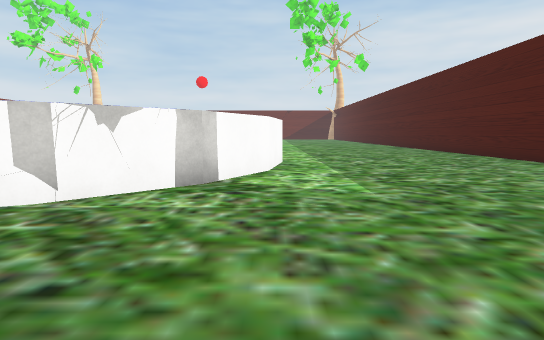
view 1 (above)

23 first-person views from a walk through a 3-D level made in the Unity game engine. The camera is 1.4 m above the floor, tilts 6° down and sees 75° across. The floor is counted in squares, 2 m on a side. Each view is taken from the middle of a square. On the plan, view 1 faces up. The plan holds only what a view shows up to about 11 squares ahead; the rest is blank. The place goes on beyond the plan. Some surface patterns are stand-ins.

view 2
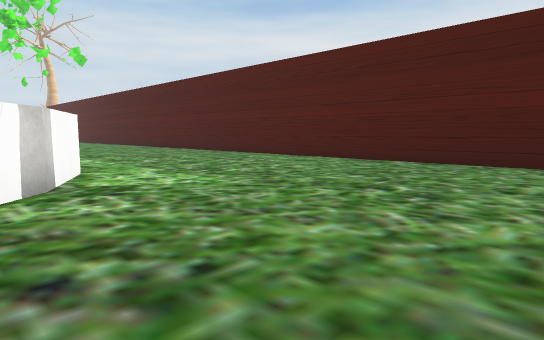

view 3
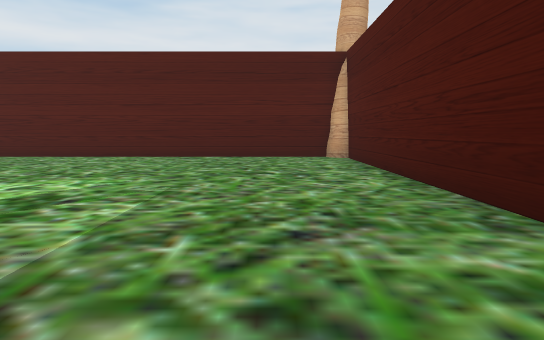

view 4
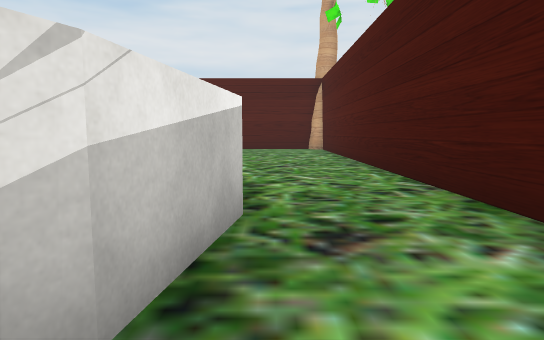

view 5
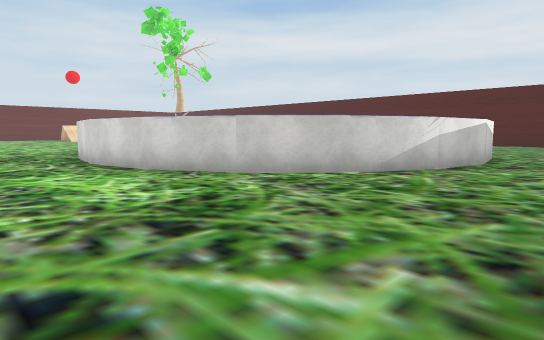

view 6
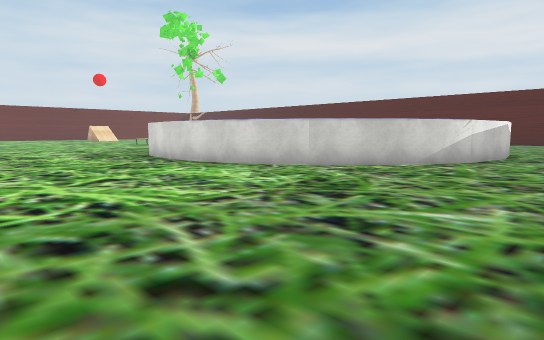

view 7
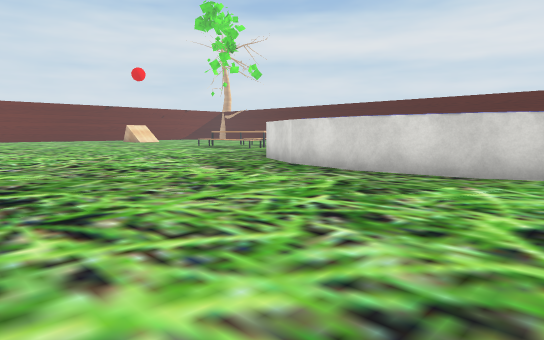

view 8
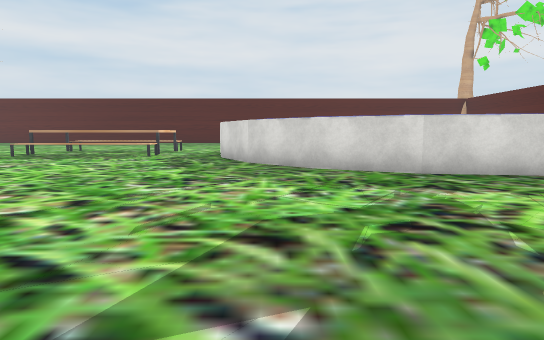

view 9
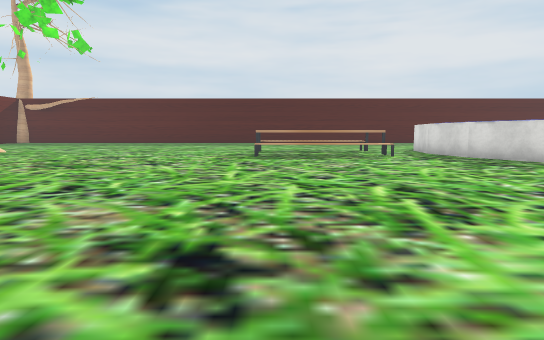

view 10
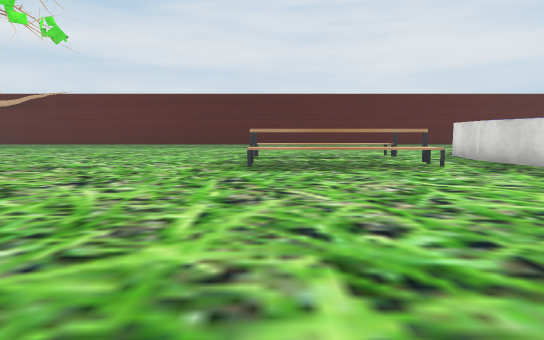

view 11
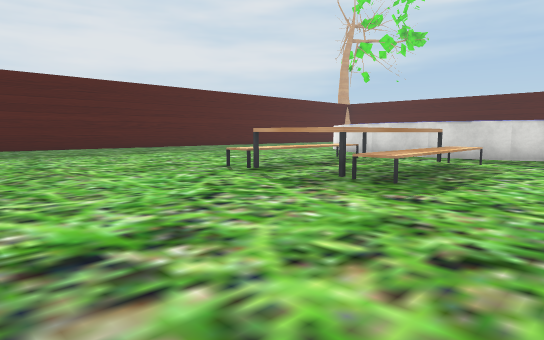

view 12
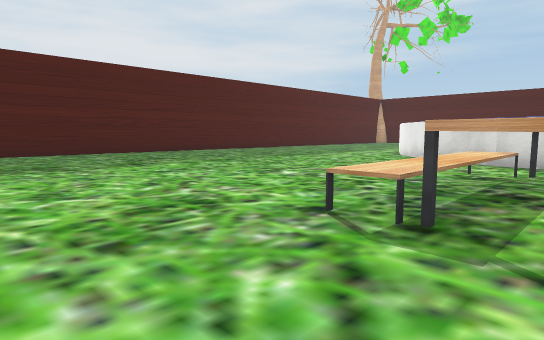

view 13
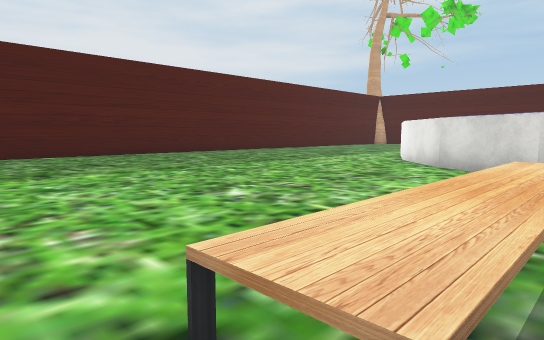

view 14
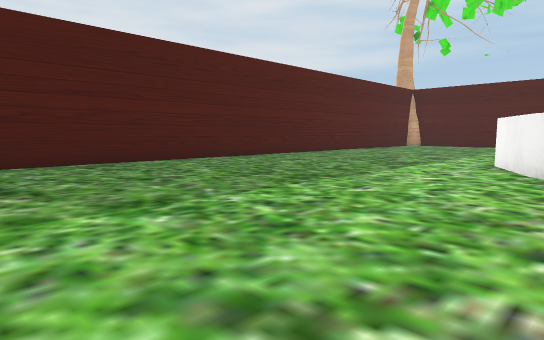

view 15
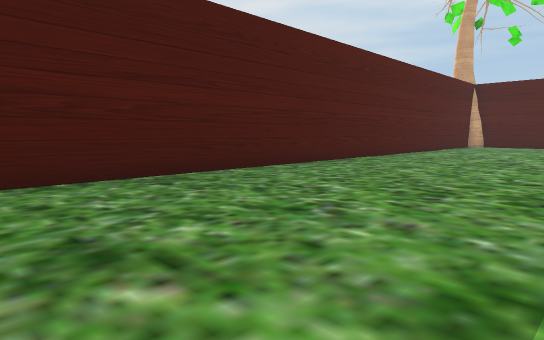

view 16
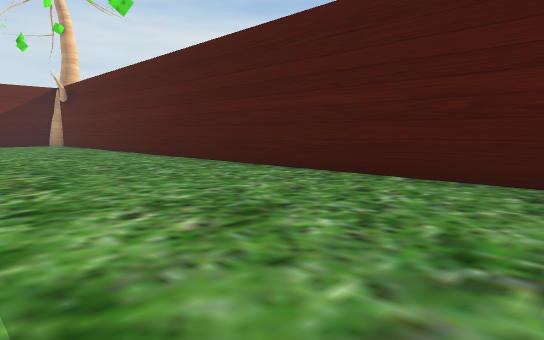

view 17
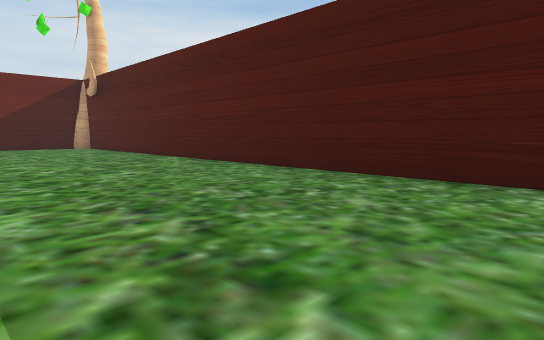

view 18
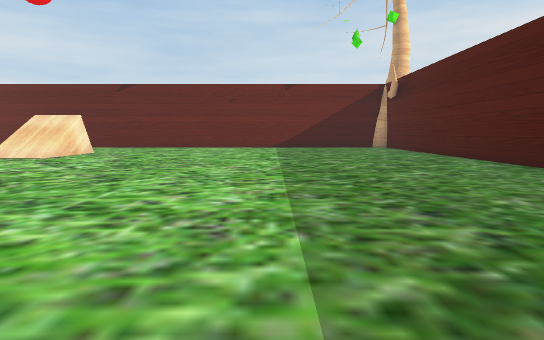

view 19
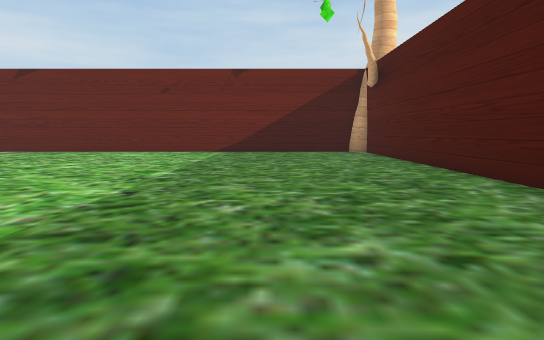

view 20
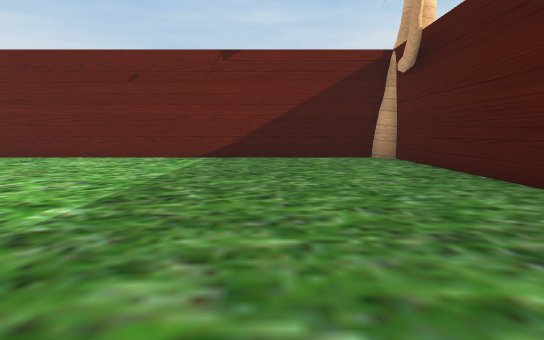

view 21
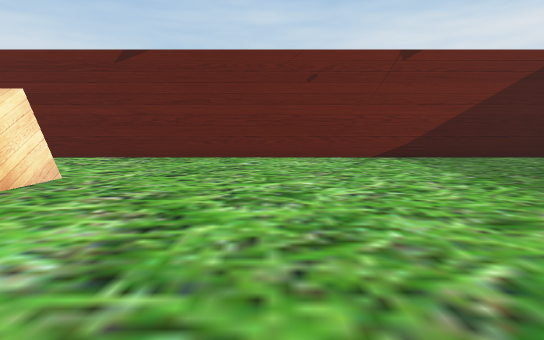

view 22
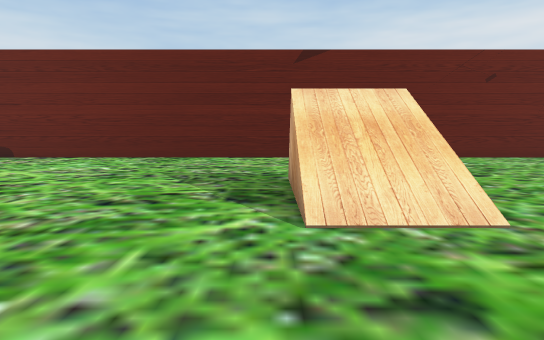

view 23
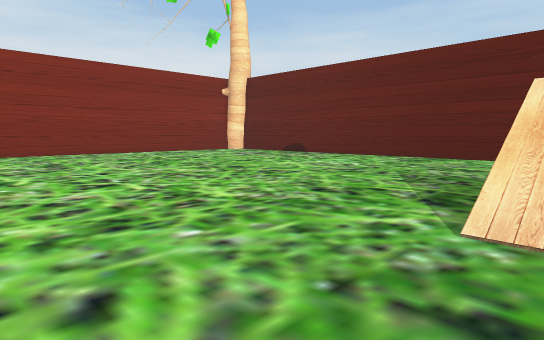

### Floor plan
Key: @ floor where view 1 was taken; # wall or solid block; . floor; / step, stairs or slope; = window, fence, low wall or low ledge.
Columns run from 19 left of view 1 to 7 right of it. Each row starts with its distance up from view 1.
 37     #######################
 36      .....................#
 35       ....................#
 34      .....................#
 33     ......................#
 32    ..........=............#
 31   .........../............#
 30 #............/............#
 29 #.........................#
 28    .......................#
 27          .................#
 26          .................#
 25        ...................#
 24       ....................#
 23     ......................#
 22    .......................#
 21   ........................#
 20  ...........###...........#
 19   ..........###...........#
 18    .........###...........#
 17    .........###...........#
 16    .......................#
 15   ........................#
 14   ........#######.........#
 13  ........##     ##........#
 12   ......##       ##.......#
 11   ......#         #.......#
 10   .....##         ##......#
  9  ......#           #......#
  8  ......#           #......#
  7  ......##         ##......#
  6  .......#         #.......#
  5  .......##       ##.......#
  4   .......##     ##........#
  3   ........#######.........#
  2   ........................#
  1   ........................#
  0   .......   .......@.....##
 -1              #############

Positions as (right, up) in squares from view 1, and headings:
1: (0, 0), facing up
2: (-2, 0), facing up-right
3: (-4, 2), facing right
4: (-9, 2), facing right
5: (-15, 0), facing up-right
6: (-17, 0), facing up-right
7: (-18, 5), facing up-right
8: (-18, 13), facing right
9: (-18, 20), facing right
10: (-15, 20), facing right
11: (-10, 25), facing down-right
12: (-6, 23), facing down-right
13: (-5, 21), facing down-right
14: (-2, 19), facing down-right
15: (1, 19), facing down-right
16: (1, 16), facing up-right
17: (1, 20), facing up-right
18: (1, 20), facing up
19: (3, 24), facing up
20: (3, 27), facing up
21: (-2, 27), facing up
22: (-7, 27), facing up
23: (-6, 27), facing up-left
